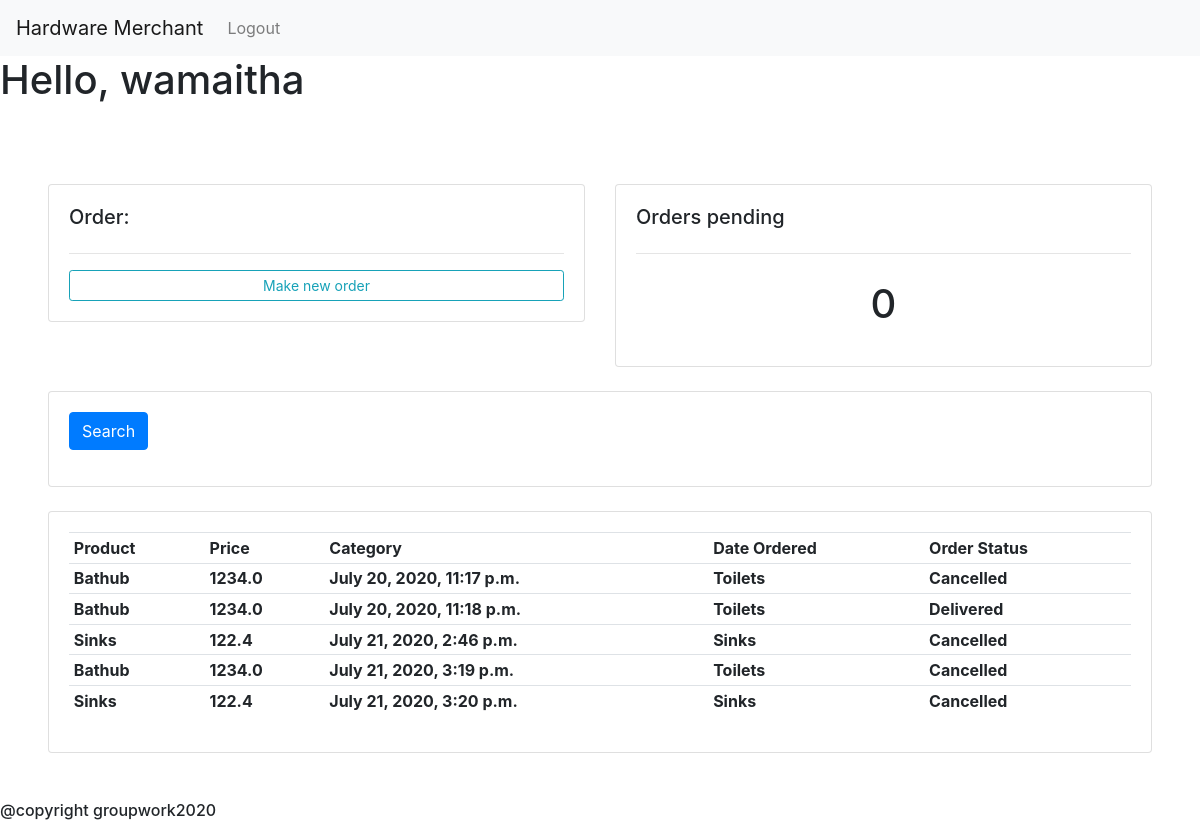
The app's page /customer/Jane/ (signed in), older data.
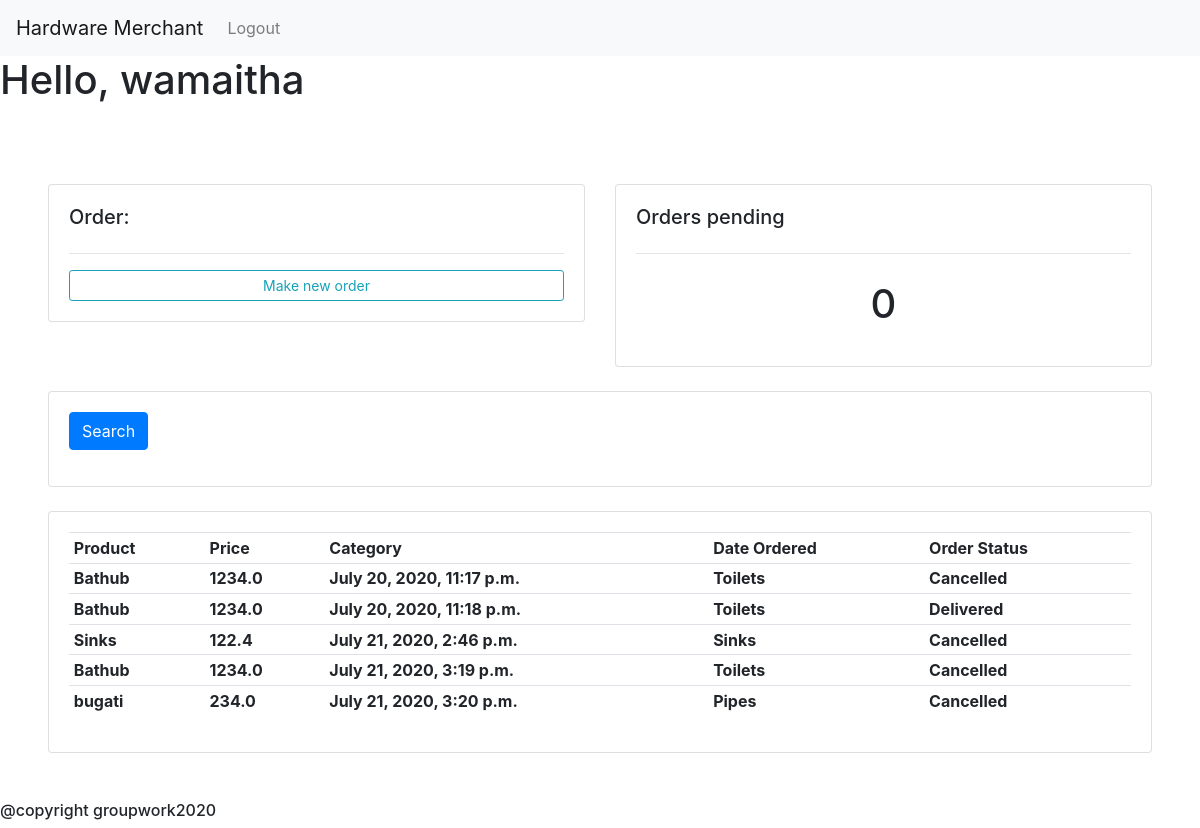
The same page, newer data.
### main/models.py (models this page shows, shortened)
class Order(models.Model):
    STATUS =(
                ('Pending', 'Pending'),
                ('Cancelled', 'Cancelled'),
                ('Delivered', 'Delivered'),
            )
    customer = models.ForeignKey(Customer, null=True, on_delete = models.SET_NULL)
    product =models.ForeignKey(Product, null=True, on_delete = models.SET_NULL)
    status =models.CharField(max_length=200, null=True, choices=STATUS)
    date_created=models.DateTimeField(auto_now_add=True,  null=True)

class Product(models.Model):
    CATEGORY = (
                    ('Sinks', 'Sinks'),
                    ('Pipes', 'Pipes'),
                    ('Toilets', 'Toilets'),
                )
    name=models.CharField(max_length=200, null=True)
    price=models.FloatField(max_length=200, null=True)
    category=models.CharField(max_length=200, null=True,choices=CATEGORY)
    description=models.CharField(max_length=200, null=True, blank=True)
    date_created=models.DateTimeField(auto_now_add=True,  null=True)
    image_url = models.CharField(max_length=200, null=True,default='https://upload.wikimedia.org/wikipedia/commons/8/89/Portrait_Placeholder.png' )
    stock_number = models.IntegerField(null=True, default=0)

### main/views.py (the view)
# urls.py: path("customer/<slug:username>/", views.customer, name='user'),
@login_required(login_url='main:login')
def customer(request, username):
    username = Customer.objects.get(name=username)
    orders = username.order_set.all()
    orders_pending = orders.filter(status='Pending').count()
    context = {
        'username': username,
        'orders': orders,
        'orders_pending': orders_pending
    }
    return render(request, 'main/orders.html', context)

### main/models.py (called while the page is built)
    def __str__(self):
        return self.name

### main/templates/main/orders.html
{% extends 'main/base.html' %}
{% block content%}
	<br>
<div style="margin: 1%; padding: 3%">
<div class="row" >
	<div class="col-md">
		<div class="card card-body">
			<h5>Order:</h5>
			<hr>
			<a class="btn btn-outline-info  btn-sm btn-block" href="{% url 'main:createorder' username %}">Make new order</a>
		</div>
	</div>
	<div class="col-md">
		<div class="card card-body">
			<h5>Orders pending</h5>
			<hr>
			<h1 style="text-align: center;padding: 10px">{{ orders_pending }}</h1>
		</div>
	</div>
</div>
<br>
<div class="row">
	<div class="col">
		<div class="card card-body">
			<form method="get">
		    <button class="btn btn-primary" type="submit">Search</button>
		  </form>
		</div>
	</div>
</div>
<br>
      <div class="row">
        <div class="col-md">
            <div class="card card-body">
                <table class="table table-sm">
                    <tr>
                        <th>Product</th>
                        <th>Price</th>
                        <th>Category</th>
                        <th>Date Ordered</th>
                        <th>Order Status</th>
                    </tr>
                      {% for order in orders %}
                    <tr>
                        <th>  {{order.product.name}}</th>
                        <th>  {{order.product.price}}</th>
                        <th>  {{order.date_created}}</th>
                        <th>  {{order.product.category}}</th>
                        <th>  {{order.status}}</th>
                    </tr>
                    {% endfor %}
                </table>
            </div>
        </div>
    </div>
</div>
{% endblock %}

Row changes from the older to the newer data that the page shows:
changed Order: product.name "Sinks" → "bugati"; product.price "122.4" → "234.0"; product.category "Sinks" → "Pipes"
